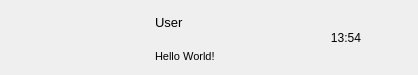
<?xml version="1.0" encoding="UTF-8"?>
<ui version="4.0">
 <class>ChatUserWid</class>
 <widget class="QWidget" name="ChatUserWid">
  <property name="geometry">
   <rect>
    <x>0</x>
    <y>0</y>
    <width>418</width>
    <height>75</height>
   </rect>
  </property>
  <property name="minimumSize">
   <size>
    <width>0</width>
    <height>75</height>
   </size>
  </property>
  <property name="maximumSize">
   <size>
    <width>16777215</width>
    <height>75</height>
   </size>
  </property>
  <property name="windowTitle">
   <string>Form</string>
  </property>
  <layout class="QHBoxLayout" name="horizontalLayout">
   <property name="spacing">
    <number>5</number>
   </property>
   <property name="leftMargin">
    <number>6</number>
   </property>
   <property name="topMargin">
    <number>2</number>
   </property>
   <property name="rightMargin">
    <number>6</number>
   </property>
   <property name="bottomMargin">
    <number>2</number>
   </property>
   <item>
    <widget class="QWidget" name="icon_wid" native="true">
     <property name="sizePolicy">
      <sizepolicy hsizetype="Fixed" vsizetype="Fixed">
       <horstretch>0</horstretch>
       <verstretch>0</verstretch>
      </sizepolicy>
     </property>
     <property name="minimumSize">
      <size>
       <width>60</width>
       <height>60</height>
      </size>
     </property>
     <property name="maximumSize">
      <size>
       <width>60</width>
       <height>60</height>
      </size>
     </property>
     <widget class="QLabel" name="icon_lb">
      <property name="geometry">
       <rect>
        <x>7</x>
        <y>12</y>
        <width>45</width>
        <height>45</height>
       </rect>
      </property>
      <property name="minimumSize">
       <size>
        <width>45</width>
        <height>45</height>
       </size>
      </property>
      <property name="maximumSize">
       <size>
        <width>45</width>
        <height>45</height>
       </size>
      </property>
      <property name="text">
       <string/>
      </property>
      <property name="alignment">
       <set>Qt::AlignmentFlag::AlignCenter</set>
      </property>
     </widget>
     <widget class="QLabel" name="red_point">
      <property name="geometry">
       <rect>
        <x>27</x>
        <y>0</y>
        <width>30</width>
        <height>30</height>
       </rect>
      </property>
      <property name="minimumSize">
       <size>
        <width>30</width>
        <height>30</height>
       </size>
      </property>
      <property name="maximumSize">
       <size>
        <width>30</width>
        <height>30</height>
       </size>
      </property>
      <property name="text">
       <string/>
      </property>
     </widget>
    </widget>
   </item>
   <item>
    <widget class="QWidget" name="user_info_wid" native="true">
     <property name="minimumSize">
      <size>
       <width>120</width>
       <height>0</height>
      </size>
     </property>
     <property name="maximumSize">
      <size>
       <width>120</width>
       <height>16777215</height>
      </size>
     </property>
     <layout class="QVBoxLayout" name="verticalLayout">
      <property name="leftMargin">
       <number>2</number>
      </property>
      <property name="topMargin">
       <number>5</number>
      </property>
      <property name="rightMargin">
       <number>2</number>
      </property>
      <property name="bottomMargin">
       <number>5</number>
      </property>
      <item>
       <widget class="QLabel" name="user_name_lb">
        <property name="minimumSize">
         <size>
          <width>0</width>
          <height>30</height>
         </size>
        </property>
        <property name="maximumSize">
         <size>
          <width>16777215</width>
          <height>30</height>
         </size>
        </property>
        <property name="font">
         <font>
          <pointsize>10</pointsize>
         </font>
        </property>
        <property name="text">
         <string>User</string>
        </property>
       </widget>
      </item>
      <item>
       <widget class="QLabel" name="user_chat_lb">
        <property name="minimumSize">
         <size>
          <width>0</width>
          <height>30</height>
         </size>
        </property>
        <property name="maximumSize">
         <size>
          <width>130</width>
          <height>30</height>
         </size>
        </property>
        <property name="font">
         <font>
          <pointsize>8</pointsize>
         </font>
        </property>
        <property name="text">
         <string>Hello World!</string>
        </property>
       </widget>
      </item>
     </layout>
    </widget>
   </item>
   <item>
    <widget class="QWidget" name="time_wid" native="true">
     <property name="sizePolicy">
      <sizepolicy hsizetype="Fixed" vsizetype="Fixed">
       <horstretch>0</horstretch>
       <verstretch>0</verstretch>
      </sizepolicy>
     </property>
     <property name="minimumSize">
      <size>
       <width>50</width>
       <height>50</height>
      </size>
     </property>
     <property name="maximumSize">
      <size>
       <width>50</width>
       <height>50</height>
      </size>
     </property>
     <widget class="QLabel" name="time_lb">
      <property name="geometry">
       <rect>
        <x>0</x>
        <y>20</y>
        <width>54</width>
        <height>12</height>
       </rect>
      </property>
      <property name="text">
       <string>13:54</string>
      </property>
      <property name="alignment">
       <set>Qt::AlignmentFlag::AlignCenter</set>
      </property>
     </widget>
    </widget>
   </item>
  </layout>
 </widget>
 <resources/>
 <connections/>
</ui>
